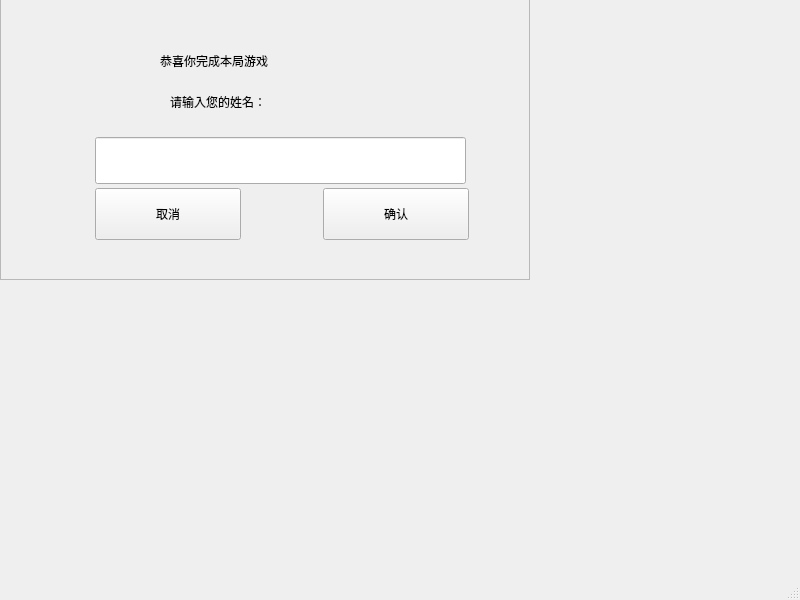
<?xml version="1.0" encoding="UTF-8"?>
<ui version="4.0">
 <class>dialog</class>
 <widget class="QMainWindow" name="dialog">
  <property name="geometry">
   <rect>
    <x>0</x>
    <y>0</y>
    <width>800</width>
    <height>600</height>
   </rect>
  </property>
  <property name="windowTitle">
   <string>MainWindow</string>
  </property>
  <widget class="QWidget" name="centralwidget">
   <widget class="QFrame" name="frame">
    <property name="geometry">
     <rect>
      <x>0</x>
      <y>-10</y>
      <width>530</width>
      <height>290</height>
     </rect>
    </property>
    <property name="styleSheet">
     <string notr="true">#frame{background-image: url(:/new/prefix1/images/back2.jpg);}</string>
    </property>
    <property name="frameShape">
     <enum>QFrame::StyledPanel</enum>
    </property>
    <property name="frameShadow">
     <enum>QFrame::Raised</enum>
    </property>
    <widget class="QLabel" name="label_2">
     <property name="geometry">
      <rect>
       <x>170</x>
       <y>90</y>
       <width>190</width>
       <height>44</height>
      </rect>
     </property>
     <property name="styleSheet">
      <string notr="true">font: 14pt &quot;华文隶书&quot;;</string>
     </property>
     <property name="text">
      <string>请输入您的姓名：</string>
     </property>
    </widget>
    <widget class="QPushButton" name="cancel">
     <property name="geometry">
      <rect>
       <x>95</x>
       <y>198</y>
       <width>146</width>
       <height>52</height>
      </rect>
     </property>
     <property name="minimumSize">
      <size>
       <width>146</width>
       <height>52</height>
      </size>
     </property>
     <property name="maximumSize">
      <size>
       <width>124</width>
       <height>16777215</height>
      </size>
     </property>
     <property name="styleSheet">
      <string notr="true">font: 12pt &quot;华文楷体&quot;;</string>
     </property>
     <property name="text">
      <string>取消</string>
     </property>
    </widget>
    <widget class="QLineEdit" name="lineEdit">
     <property name="geometry">
      <rect>
       <x>95</x>
       <y>147</y>
       <width>371</width>
       <height>47</height>
      </rect>
     </property>
     <property name="minimumSize">
      <size>
       <width>0</width>
       <height>47</height>
      </size>
     </property>
    </widget>
    <widget class="QPushButton" name="ok">
     <property name="geometry">
      <rect>
       <x>323</x>
       <y>198</y>
       <width>146</width>
       <height>52</height>
      </rect>
     </property>
     <property name="minimumSize">
      <size>
       <width>146</width>
       <height>52</height>
      </size>
     </property>
     <property name="maximumSize">
      <size>
       <width>144</width>
       <height>16777215</height>
      </size>
     </property>
     <property name="styleSheet">
      <string notr="true">font: 12pt &quot;华文楷体&quot;;</string>
     </property>
     <property name="text">
      <string>确认</string>
     </property>
    </widget>
    <widget class="QLabel" name="label">
     <property name="geometry">
      <rect>
       <x>160</x>
       <y>55</y>
       <width>361</width>
       <height>31</height>
      </rect>
     </property>
     <property name="maximumSize">
      <size>
       <width>16777215</width>
       <height>16777200</height>
      </size>
     </property>
     <property name="styleSheet">
      <string notr="true">font: 14pt &quot;华文隶书&quot;;</string>
     </property>
     <property name="text">
      <string>恭喜你完成本局游戏</string>
     </property>
    </widget>
   </widget>
  </widget>
  <widget class="QMenuBar" name="menubar">
   <property name="geometry">
    <rect>
     <x>0</x>
     <y>0</y>
     <width>800</width>
     <height>17</height>
    </rect>
   </property>
  </widget>
  <widget class="QStatusBar" name="statusbar"/>
 </widget>
 <resources/>
 <connections/>
</ui>
